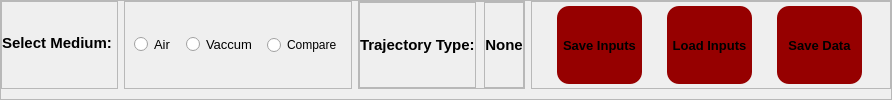
               <widget class="QFrame" name="launchHeader">
                <property name="maximumSize">
                 <size>
                  <width>16777215</width>
                  <height>16777215</height>
                 </size>
                </property>
                <property name="frameShape">
                 <enum>QFrame::StyledPanel</enum>
                </property>
                <property name="frameShadow">
                 <enum>QFrame::Raised</enum>
                </property>
                <layout class="QHBoxLayout" name="horizontalLayout_6">
                 <property name="spacing">
                  <number>6</number>
                 </property>
                 <property name="leftMargin">
                  <number>0</number>
                 </property>
                 <property name="topMargin">
                  <number>0</number>
                 </property>
                 <property name="rightMargin">
                  <number>0</number>
                 </property>
                 <property name="bottomMargin">
                  <number>10</number>
                 </property>
                 <item>
                  <widget class="QFrame" name="mediumLabelFrame">
                   <property name="maximumSize">
                    <size>
                     <width>122</width>
                     <height>16777215</height>
                    </size>
                   </property>
                   <property name="frameShape">
                    <enum>QFrame::StyledPanel</enum>
                   </property>
                   <property name="frameShadow">
                    <enum>QFrame::Raised</enum>
                   </property>
                   <layout class="QHBoxLayout" name="horizontalLayout_18">
                    <property name="spacing">
                     <number>0</number>
                    </property>
                    <property name="leftMargin">
                     <number>0</number>
                    </property>
                    <property name="topMargin">
                     <number>0</number>
                    </property>
                    <property name="rightMargin">
                     <number>0</number>
                    </property>
                    <property name="bottomMargin">
                     <number>5</number>
                    </property>
                    <item alignment="Qt::AlignHCenter">
                     <widget class="QLabel" name="label_23">
                      <property name="maximumSize">
                       <size>
                        <width>150</width>
                        <height>16777215</height>
                       </size>
                      </property>
                      <property name="font">
                       <font>
                        <pointsize>11</pointsize>
                        <bold>true</bold>
                       </font>
                      </property>
                      <property name="text">
                       <string>Select Medium: </string>
                      </property>
                     </widget>
                    </item>
                   </layout>
                  </widget>
                 </item>
                 <item alignment="Qt::AlignLeft">
                  <widget class="QFrame" name="inputHeader">
                   <property name="sizePolicy">
                    <sizepolicy hsizetype="Preferred" vsizetype="Preferred">
                     <horstretch>0</horstretch>
                     <verstretch>0</verstretch>
                    </sizepolicy>
                   </property>
                   <property name="frameShape">
                    <enum>QFrame::StyledPanel</enum>
                   </property>
                   <property name="frameShadow">
                    <enum>QFrame::Raised</enum>
                   </property>
                   <layout class="QHBoxLayout" name="horizontalLayout_8">
                    <property name="spacing">
                     <number>10</number>
                    </property>
                    <item>
                     <widget class="QRadioButton" name="dragButton">
                      <property name="maximumSize">
                       <size>
                        <width>72</width>
                        <height>16777215</height>
                       </size>
                      </property>
                      <property name="font">
                       <font>
                        <pointsize>10</pointsize>
                       </font>
                      </property>
                      <property name="text">
                       <string>Air</string>
                      </property>
                     </widget>
                    </item>
                    <item>
                     <widget class="QRadioButton" name="vacButton">
                      <property name="sizePolicy">
                       <sizepolicy hsizetype="Preferred" vsizetype="Fixed">
                        <horstretch>0</horstretch>
                        <verstretch>0</verstretch>
                       </sizepolicy>
                      </property>
                      <property name="maximumSize">
                       <size>
                        <width>83</width>
                        <height>16777215</height>
                       </size>
                      </property>
                      <property name="font">
                       <font>
                        <pointsize>10</pointsize>
                       </font>
                      </property>
                      <property name="text">
                       <string>Vaccum</string>
                      </property>
                     </widget>
                    </item>
                    <item>
                     <widget class="QRadioButton" name="compareButton">
                      <property name="text">
                       <string>Compare</string>
                      </property>
                     </widget>
                    </item>
                   </layout>
                  </widget>
                 </item>
                 <item>
                  <widget class="QFrame" name="frame_3">
                   <property name="frameShape">
                    <enum>QFrame::StyledPanel</enum>
                   </property>
                   <property name="frameShadow">
                    <enum>QFrame::Raised</enum>
                   </property>
                   <layout class="QHBoxLayout" name="horizontalLayout_17">
                    <property name="spacing">
                     <number>8</number>
                    </property>
                    <property name="leftMargin">
                     <number>0</number>
                    </property>
                    <property name="topMargin">
                     <number>0</number>
                    </property>
                    <property name="rightMargin">
                     <number>0</number>
                    </property>
                    <property name="bottomMargin">
                     <number>0</number>
                    </property>
                    <item>
                     <widget class="QFrame" name="frame_35">
                      <property name="frameShape">
                       <enum>QFrame::StyledPanel</enum>
                      </property>
                      <property name="frameShadow">
                       <enum>QFrame::Raised</enum>
                      </property>
                      <layout class="QVBoxLayout" name="verticalLayout_35">
                       <property name="leftMargin">
                        <number>0</number>
                       </property>
                       <property name="topMargin">
                        <number>0</number>
                       </property>
                       <property name="rightMargin">
                        <number>0</number>
                       </property>
                       <property name="bottomMargin">
                        <number>0</number>
                       </property>
                       <item>
                        <widget class="QLabel" name="label_20">
                         <property name="font">
                          <font>
                           <pointsize>11</pointsize>
                           <bold>true</bold>
                          </font>
                         </property>
                         <property name="text">
                          <string>Trajectory Type:</string>
                         </property>
                        </widget>
                       </item>
                      </layout>
                     </widget>
                    </item>
                    <item>
                     <widget class="QFrame" name="frame_36">
                      <property name="frameShape">
                       <enum>QFrame::StyledPanel</enum>
                      </property>
                      <property name="frameShadow">
                       <enum>QFrame::Raised</enum>
                      </property>
                      <layout class="QVBoxLayout" name="verticalLayout_36">
                       <property name="leftMargin">
                        <number>0</number>
                       </property>
                       <property name="topMargin">
                        <number>0</number>
                       </property>
                       <property name="rightMargin">
                        <number>0</number>
                       </property>
                       <property name="bottomMargin">
                        <number>0</number>
                       </property>
                       <item>
                        <widget class="QLabel" name="typeLabel">
                         <property name="font">
                          <font>
                           <pointsize>11</pointsize>
                           <bold>true</bold>
                          </font>
                         </property>
                         <property name="styleSheet">
                          <string notr="true">border-bottom : 2px solid white;
</string>
                         </property>
                         <property name="text">
                          <string>None</string>
                         </property>
                         <property name="alignment">
                          <set>Qt::AlignCenter</set>
                         </property>
                        </widget>
                       </item>
                      </layout>
                     </widget>
                    </item>
                   </layout>
                  </widget>
                 </item>
                 <item>
                  <widget class="QFrame" name="displayHeader">
                   <property name="sizePolicy">
                    <sizepolicy hsizetype="Preferred" vsizetype="Expanding">
                     <horstretch>0</horstretch>
                     <verstretch>0</verstretch>
                    </sizepolicy>
                   </property>
                   <property name="minimumSize">
                    <size>
                     <width>360</width>
                     <height>0</height>
                    </size>
                   </property>
                   <property name="maximumSize">
                    <size>
                     <width>16777215</width>
                     <height>16777215</height>
                    </size>
                   </property>
                   <property name="styleSheet">
                    <string notr="true">QPushButton{
	border-radius: 12px;
	background-color: rgb(150, 0,0);
}</string>
                   </property>
                   <property name="frameShape">
                    <enum>QFrame::StyledPanel</enum>
                   </property>
                   <property name="frameShadow">
                    <enum>QFrame::Raised</enum>
                   </property>
                   <layout class="QHBoxLayout" name="horizontalLayout_9">
                    <property name="spacing">
                     <number>0</number>
                    </property>
                    <property name="leftMargin">
                     <number>0</number>
                    </property>
                    <property name="topMargin">
                     <number>4</number>
                    </property>
                    <property name="rightMargin">
                     <number>0</number>
                    </property>
                    <property name="bottomMargin">
                     <number>4</number>
                    </property>
                    <item>
                     <widget class="QPushButton" name="saveInputsButton">
                      <property name="sizePolicy">
                       <sizepolicy hsizetype="Minimum" vsizetype="Expanding">
                        <horstretch>0</horstretch>
                        <verstretch>0</verstretch>
                       </sizepolicy>
                      </property>
                      <property name="minimumSize">
                       <size>
                        <width>85</width>
                        <height>25</height>
                       </size>
                      </property>
                      <property name="maximumSize">
                       <size>
                        <width>85</width>
                        <height>100</height>
                       </size>
                      </property>
                      <property name="font">
                       <font>
                        <pointsize>10</pointsize>
                        <bold>true</bold>
                       </font>
                      </property>
                      <property name="text">
                       <string>Save Inputs</string>
                      </property>
                     </widget>
                    </item>
                    <item>
                     <widget class="QPushButton" name="loadInputsButton">
                      <property name="sizePolicy">
                       <sizepolicy hsizetype="Minimum" vsizetype="Expanding">
                        <horstretch>0</horstretch>
                        <verstretch>0</verstretch>
                       </sizepolicy>
                      </property>
                      <property name="minimumSize">
                       <size>
                        <width>85</width>
                        <height>25</height>
                       </size>
                      </property>
                      <property name="maximumSize">
                       <size>
                        <width>85</width>
                        <height>100</height>
                       </size>
                      </property>
                      <property name="font">
                       <font>
                        <pointsize>10</pointsize>
                        <bold>true</bold>
                       </font>
                      </property>
                      <property name="text">
                       <string>Load Inputs</string>
                      </property>
                     </widget>
                    </item>
                    <item>
                     <widget class="QPushButton" name="saveDataButton">
                      <property name="sizePolicy">
                       <sizepolicy hsizetype="Minimum" vsizetype="Expanding">
                        <horstretch>0</horstretch>
                        <verstretch>0</verstretch>
                       </sizepolicy>
                      </property>
                      <property name="minimumSize">
                       <size>
                        <width>85</width>
                        <height>25</height>
                       </size>
                      </property>
                      <property name="maximumSize">
                       <size>
                        <width>85</width>
                        <height>100</height>
                       </size>
                      </property>
                      <property name="font">
                       <font>
                        <pointsize>10</pointsize>
                        <bold>true</bold>
                       </font>
                      </property>
                      <property name="text">
                       <string>Save Data</string>
                      </property>
                     </widget>
                    </item>
                   </layout>
                  </widget>
                 </item>
                </layout>
               </widget>
